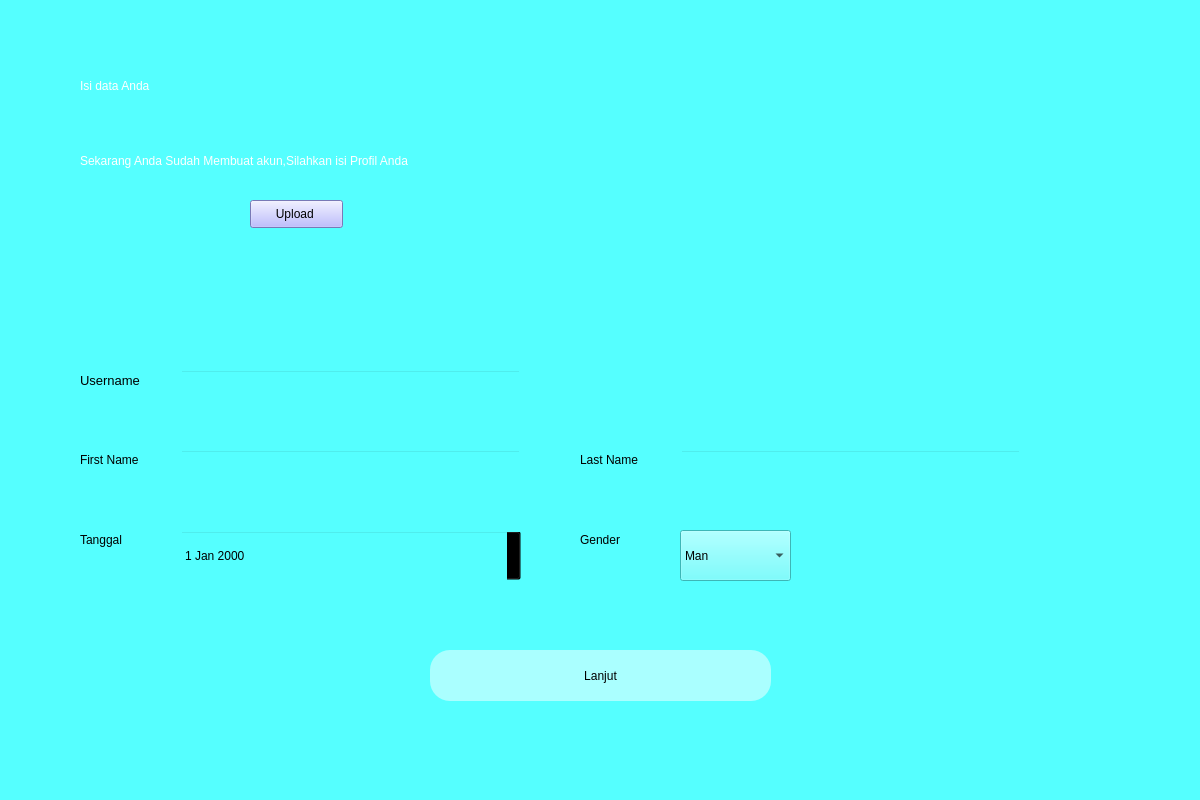
<?xml version="1.0" encoding="UTF-8"?>
<ui version="4.0">
 <class>Dialog</class>
 <widget class="QDialog" name="Dialog">
  <property name="geometry">
   <rect>
    <x>0</x>
    <y>0</y>
    <width>1200</width>
    <height>800</height>
   </rect>
  </property>
  <property name="windowTitle">
   <string>Dialog</string>
  </property>
  <widget class="QWidget" name="bgwidget" native="true">
   <property name="geometry">
    <rect>
     <x>0</x>
     <y>0</y>
     <width>1201</width>
     <height>801</height>
    </rect>
   </property>
   <property name="styleSheet">
    <string notr="true">background-color: rgb(85, 255, 255);</string>
   </property>
   <widget class="QLabel" name="label">
    <property name="geometry">
     <rect>
      <x>80</x>
      <y>50</y>
      <width>471</width>
      <height>71</height>
     </rect>
    </property>
    <property name="styleSheet">
     <string notr="true">font: 36pt &quot;MS Shell Dlg 2&quot;; color:rgb(255, 255, 255)</string>
    </property>
    <property name="text">
     <string>Isi data Anda</string>
    </property>
   </widget>
   <widget class="QLabel" name="label_2">
    <property name="geometry">
     <rect>
      <x>80</x>
      <y>140</y>
      <width>761</width>
      <height>41</height>
     </rect>
    </property>
    <property name="styleSheet">
     <string notr="true">font: 16pt &quot;MS Shell Dlg 2&quot;;color:rgb(255, 255, 255)</string>
    </property>
    <property name="text">
     <string>Sekarang Anda Sudah Membuat akun,Silahkan isi Profil Anda</string>
    </property>
   </widget>
   <widget class="QPushButton" name="signup">
    <property name="geometry">
     <rect>
      <x>430</x>
      <y>650</y>
      <width>341</width>
      <height>51</height>
     </rect>
    </property>
    <property name="styleSheet">
     <string notr="true">border-radius:20px;
background-color: rgb(170, 255, 255);
font: 14pt &quot;MS Shell Dlg 2&quot;;</string>
    </property>
    <property name="text">
     <string>Lanjut</string>
    </property>
   </widget>
   <widget class="QLineEdit" name="username">
    <property name="geometry">
     <rect>
      <x>180</x>
      <y>370</y>
      <width>341</width>
      <height>51</height>
     </rect>
    </property>
    <property name="styleSheet">
     <string notr="true">background-color:rgba(0,0,0,0);
font: 12pt &quot;MS Shell Dlg 2&quot;;</string>
    </property>
   </widget>
   <widget class="QLineEdit" name="firstname">
    <property name="geometry">
     <rect>
      <x>180</x>
      <y>450</y>
      <width>341</width>
      <height>51</height>
     </rect>
    </property>
    <property name="styleSheet">
     <string notr="true">background-color:rgba(0,0,0,0);
font: 12pt &quot;MS Shell Dlg 2&quot;;</string>
    </property>
   </widget>
   <widget class="QLabel" name="label_3">
    <property name="geometry">
     <rect>
      <x>80</x>
      <y>370</y>
      <width>81</width>
      <height>20</height>
     </rect>
    </property>
    <property name="font">
     <font>
      <family>MS Shell Dlg 2</family>
      <pointsize>10</pointsize>
      <weight>50</weight>
      <italic>false</italic>
      <bold>false</bold>
     </font>
    </property>
    <property name="styleSheet">
     <string notr="true">font: 10pt &quot;MS Shell Dlg 2&quot;;</string>
    </property>
    <property name="text">
     <string>Username</string>
    </property>
   </widget>
   <widget class="QLabel" name="label_4">
    <property name="geometry">
     <rect>
      <x>80</x>
      <y>450</y>
      <width>81</width>
      <height>20</height>
     </rect>
    </property>
    <property name="styleSheet">
     <string notr="true">font: 10pt &quot;MS Shell Dlg 2&quot;;</string>
    </property>
    <property name="text">
     <string>First Name</string>
    </property>
   </widget>
   <widget class="QLabel" name="error">
    <property name="geometry">
     <rect>
      <x>440</x>
      <y>456</y>
      <width>341</width>
      <height>20</height>
     </rect>
    </property>
    <property name="styleSheet">
     <string notr="true">font: 12pt &quot;MS Shell Dlg 2&quot;; color:red;</string>
    </property>
    <property name="text">
     <string/>
    </property>
   </widget>
   <widget class="QLabel" name="label_5">
    <property name="geometry">
     <rect>
      <x>580</x>
      <y>450</y>
      <width>81</width>
      <height>20</height>
     </rect>
    </property>
    <property name="styleSheet">
     <string notr="true">font: 10pt &quot;MS Shell Dlg 2&quot;;</string>
    </property>
    <property name="text">
     <string>Last Name</string>
    </property>
   </widget>
   <widget class="QLineEdit" name="lastname">
    <property name="geometry">
     <rect>
      <x>680</x>
      <y>450</y>
      <width>341</width>
      <height>51</height>
     </rect>
    </property>
    <property name="styleSheet">
     <string notr="true">background-color:rgba(0,0,0,0);
font: 12pt &quot;MS Shell Dlg 2&quot;;</string>
    </property>
   </widget>
   <widget class="QDateEdit" name="birthday">
    <property name="geometry">
     <rect>
      <x>180</x>
      <y>530</y>
      <width>341</width>
      <height>51</height>
     </rect>
    </property>
    <property name="styleSheet">
     <string notr="true">background-color:rgba(0,0,0,0);
font: 12pt &quot;MS Shell Dlg 2&quot;;</string>
    </property>
   </widget>
   <widget class="QLabel" name="label_6">
    <property name="geometry">
     <rect>
      <x>80</x>
      <y>530</y>
      <width>81</width>
      <height>20</height>
     </rect>
    </property>
    <property name="styleSheet">
     <string notr="true">font: 10pt &quot;MS Shell Dlg 2&quot;;</string>
    </property>
    <property name="text">
     <string>Tanggal</string>
    </property>
   </widget>
   <widget class="QLabel" name="image">
    <property name="geometry">
     <rect>
      <x>80</x>
      <y>190</y>
      <width>151</width>
      <height>141</height>
     </rect>
    </property>
    <property name="styleSheet">
     <string notr="true">border-radius:50%;</string>
    </property>
    <property name="text">
     <string/>
    </property>
    <property name="scaledContents">
     <bool>true</bool>
    </property>
   </widget>
   <widget class="QPushButton" name="pushButton">
    <property name="geometry">
     <rect>
      <x>250</x>
      <y>200</y>
      <width>93</width>
      <height>28</height>
     </rect>
    </property>
    <property name="styleSheet">
     <string notr="true">border-color: rgb(85, 0, 255);
background-color: rgb(170, 170, 255);</string>
    </property>
    <property name="text">
     <string>Upload </string>
    </property>
   </widget>
   <widget class="QComboBox" name="comboBox">
    <property name="geometry">
     <rect>
      <x>680</x>
      <y>530</y>
      <width>111</width>
      <height>51</height>
     </rect>
    </property>
    <property name="styleSheet">
     <string notr="true">border-color: rgb(0, 0, 127);
font: 12pt &quot;MS Shell Dlg 2&quot;;</string>
    </property>
    <item>
     <property name="text">
      <string>Man</string>
     </property>
    </item>
    <item>
     <property name="text">
      <string>Woman</string>
     </property>
    </item>
    <item>
     <property name="text">
      <string>Non-binary</string>
     </property>
    </item>
    <item>
     <property name="text">
      <string>Other</string>
     </property>
    </item>
   </widget>
   <widget class="QLabel" name="label_8">
    <property name="geometry">
     <rect>
      <x>580</x>
      <y>530</y>
      <width>81</width>
      <height>20</height>
     </rect>
    </property>
    <property name="styleSheet">
     <string notr="true">font: 10pt &quot;MS Shell Dlg 2&quot;;</string>
    </property>
    <property name="text">
     <string>Gender</string>
    </property>
   </widget>
  </widget>
 </widget>
 <resources>
  <include location="../placeholder.qrc"/>
 </resources>
 <connections/>
</ui>
